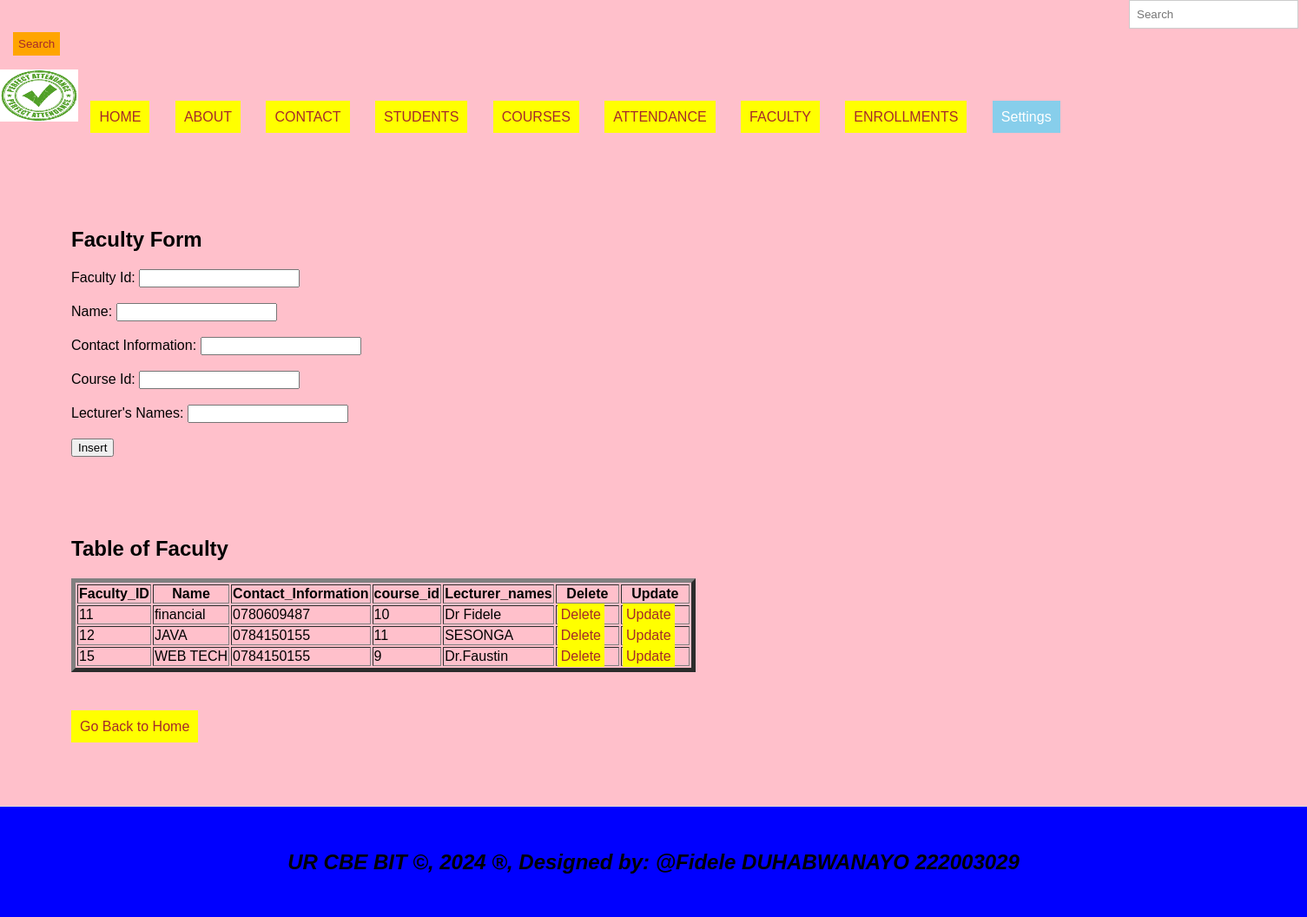
Page /Fidele_DUHABWANAYO_222003029_GrpA_CAT/Faculty.php on the committed database.
### tables this page shows
CREATE TABLE `faculty` (
  `Faculty_ID` int(11) NOT NULL,
  `Name` varchar(50) DEFAULT NULL,
  `Contact_Information` varchar(20) DEFAULT NULL,
  `course_id` int(11) DEFAULT NULL,
  `Lecturer_names` varchar(20) DEFAULT NULL
);

### Fidele_DUHABWANAYO_222003029_GrpA_CAT/Faculty.php (the view, shortened to what this page needs)
<!DOCTYPE html>
<html lang="en">
<head>
  <link rel="stylesheet" type="text/css" href="style.css" title="style 1" media="screen, tv, projection, handheld, print"/>
</head>
<body style="background-color: pink;">
  <form class="d-flex" role="search" action="search.php">
    <input class="form-control me-2" type="search" placeholder="Search" aria-label="Search" name="query">
    <button class="btn btn-outline-success" type="submit">Search</button>
  </form>
  <ul style="list-style-type: none; padding: 0;">
    <li style="display: inline; margin-right: 10px;">
      <img src="./image/logo.JPG" width="90" height="60" alt="Logo">
    </li>
    <li style="display: inline; margin-right: 10px;"><a href="./home.html">HOME</a></li>
    <li style="display: inline; margin-right: 10px;"><a href="./about.html">ABOUT</a></li>
    <li style="display: inline; margin-right: 10px;"><a href="./contact.html">CONTACT</a></li>
    <li style="display: inline; margin-right: 10px;"><a href="./Students.php">STUDENTS</a></li>
    <li style="display: inline; margin-right: 10px;"><a href="./Courses.php">COURSES</a></li>
    <li style="display: inline; margin-right: 10px;"><a href="./Attendance.php">ATTENDANCE</a></li>
    <li style="display: inline; margin-right: 10px;"><a href="./Faculty.php">FACULTY</a></li>
    <li style="display: inline; margin-right: 10px;"><a href="./Enrollments.php">ENROLLMENTS</a></li>
    <li class="dropdown" style="display: inline; margin-right: 10px;">
      <a href="#" style="padding: 10px; color: white; background-color: skyblue; text-decoration: none; margin-right: 15px;">Settings</a>
    </li>
  </ul>
<section>
  <h1>Faculty Form</h1>
  <form method="post" action="faculty.php">
    <label for="Faculty_ID">Faculty Id:</label>
    <input type="number" id="Faculty_ID" name="Faculty_ID" required><br><br>
    <label for="Name">Name:</label>
    <input type="text" id="Name" name="Name" required><br><br>
    <label for="Contact_Information">Contact Information:</label>
    <input type="text" id="Contact_Information" name="Contact_Information" required><br><br>
    <label for="course_id">Course Id:</label>
    <input type="number" id="course_id" name="course_id" required><br><br>
    <label for="Lecturer_names">Lecturer's Names:</label>
    <input type="text" id="Lecturer_names" name="Lecturer_names" required><br><br>
    <input type="submit" name="add" value="Insert"><br><br><br><br><br>
  </form>
  <?php
  include('Database_connection.php');
  ?>
  <h2>Table of Faculty</h2>
  <table border="5">
    <tr>
      <th>Faculty_ID</th>
      <th>Name</th>
      <th>Contact_Information</th>
      <th>course_id</th>
      <th>Lecturer_names</th>
      <th>Delete</th>
      <th>Update</th>
    </tr>
    <?php
    $connection = new mysqli($host, $user, $pass, $database);
    $sql = "SELECT * FROM Faculty";
    $result = $connection->query($sql);
    if ($result->num_rows > 0) {
      while ($row = $result->fetch_assoc()) {
        $Faculty_ID = $row['Faculty_ID'];
        echo "<tr>
                  <td>" . $row['Faculty_ID'] . "</td>
                  <td>" . $row['Name'] . "</td>
                  <td>" . $row['Contact_Information'] . "</td>
                  <td>" . $row['course_id'] . "</td>
                  <td>" . $row['Lecturer_names'] . "</td>
                  <td><a style='padding:4px' href='delete_Faculty.php?Faculty_ID=$Faculty_ID'>Delete</a></td>
                  <td><a style='padding:4px' href='update_Faculty.php?Faculty_ID=$Faculty_ID'>Update</a></td>
                </tr>";
      }
    } else {
      echo "<tr><td colspan='7'>No data found</td></tr>";
    }
    ?>
  </table>
  <br><br><br>
  <a href="./home.html">Go Back to Home</a><br>
</section>
<footer>
  <center>
    <b><h2><marquee><i>UR CBE BIT &copy, 2024 &reg, Designed by: @Fidele DUHABWANAYO 222003029</i></marquee></h2></b>
  </center>
</footer>
</body>
</html>

### Fidele_DUHABWANAYO_222003029_GrpA_CAT/style.css (style rules this page uses)
body { font-family: Arial, sans-serif; margin: 0; padding: 0; }
.form-control { padding: 8px; margin-left: 4px; border: 1px solid #ccc; }
.btn { padding: 6px; background-color: orange; color: brown; border: none; }
.dropdown { position: relative; display: inline; margin-right: 10px; }
body { font-family: Arial,sans-serif; margin:0; padding:0; }
.dropdown { position: right; display:right; direction:rtl; }
section { padding:28px; border-bottom: 1px solid #ddd; }
footer { text-align: center; padding: 15px; background-color:blue; }

### Fidele_DUHABWANAYO_222003029_GrpA_CAT/Faculty.php (style rules this page uses)
a { padding: 10px; color: white; background-color: yellow; text-decoration: none; margin-right: 15px; }
a:link { color: brown; }
button.btn { margin-left: 15px; margin-top: 4px; }
input.form-control { margin-left: 1300px; padding: 8px; }
section { padding:20px; }
section { padding:82px; border-bottom: 1px solid #ddd; }
footer { text-align: center; padding: 30px; background-color: blue; }

### rows in the picture
faculty: Faculty_ID "11", Name "financial", Contact_Information "0780609487", course "10", Lecturer_names "Dr Fidele"
faculty: Faculty_ID "12", Name "JAVA", Contact_Information "0784150155", course "11", Lecturer_names "SESONGA"
faculty: Faculty_ID "15", Name "WEB TECH", Contact_Information "0784150155", course "9", Lecturer_names "Dr.Faustin"
